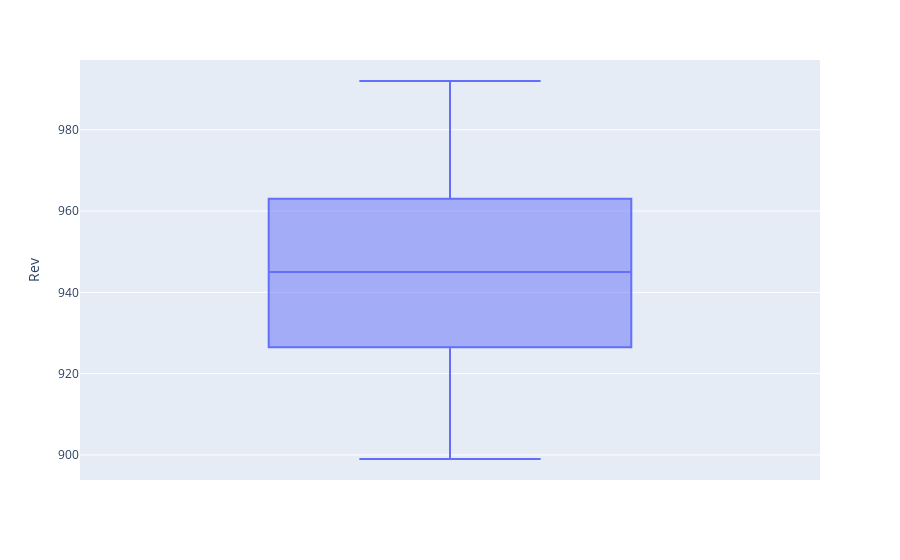

The code cell stored with this chart in its notebook:
### Markdown cell above
### Box Plot using Plotly

### Code cell
import plotly.express as px
fig = px.box(df31, y='Rev')
fig.show()

### Figure 1 — Plotly figure (JSON) as saved in the notebook; plotly's stock layout.template omitted (floating-point values rounded to 4 significant figures)
{"data": [{"alignmentgroup": "True", "hovertemplate": "Rev=%{y}<extra></extra>", "legendgroup": "", "marker": {"color": "#636efa"}, "name": "", "notched": false, "offsetgroup": "", "orientation": "v", "showlegend": false, "type": "box", "x0": " ", "xaxis": "x", "y": [931, 925, 931, 900, 966, 954, 966, 899, 992, 945, 954], "y0": " ", "yaxis": "y"}], "layout": {"autosize": true, "boxmode": "group", "legend": {"tracegroupgap": 0}, "margin": {"t": 60}, "xaxis": {"anchor": "y", "autorange": true, "domain": [0, 1], "range": [-0.5, 0.5], "type": "category"}, "yaxis": {"anchor": "x", "autorange": true, "domain": [0, 1], "range": [893.8, 997.2], "title": {"text": "Rev"}, "type": "linear"}}}
